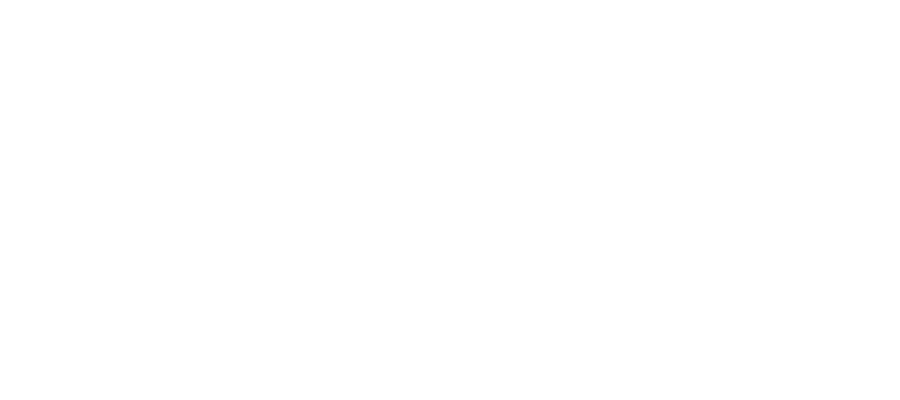
Frame 1 (no input)
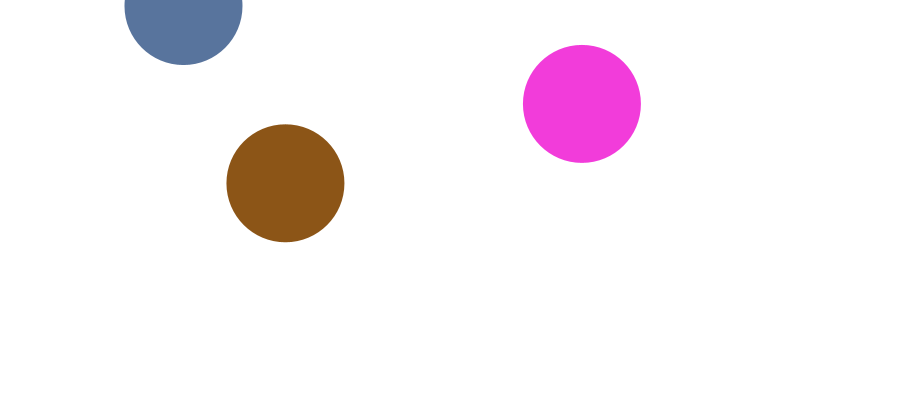
Frame 60 (the mouse pressed at the canvas centre just before this capture)
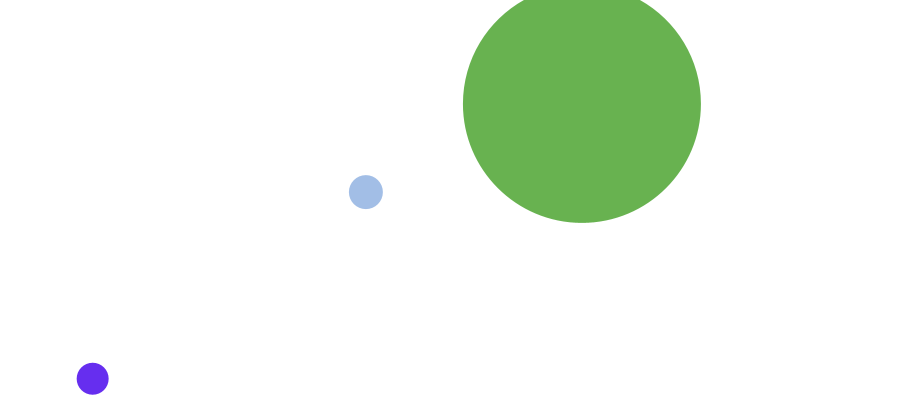
Frame 120 (the mouse held since frame 60 and released just before this capture)

The Processing sketch that drew these frames (run headless with seeded random() and noise(); from frame 60 on, the mouse is pressed at the canvas centre):

// Processing sketch: processing_118587
// ── processing_118587.pde

Ball ball1;
Ball ball2;
Ball ball3;

void setup()
{
  size(900, 400);
  smooth();
  ball1 = new Ball(random(width), random(height), 0, color(random(255), random(255), random(255)));
  ball2 = new Ball(random(width), random(height), 0, color(random(255), random(255), random(255)));
  ball3 = new Ball(random(width), random(height), 0, color(random(255), random(255), random(255)));
}


void draw()
{
  background(255);
  ball1.display();
  ball2.display();
  ball3.display();
  ball1.grow();
  ball2.grow();
  ball3.grow();
}
class Ball
{
  float x;
  float y;
  float r = 0;
  color c;
  
  // constructor
  Ball(float ballx, float bally, float radius, color ballcolor)
  {
    x = ballx;
    y = bally;
    r = radius;
    c = ballcolor;
  }
  
  void reset()
  {
    r = 0;
    x = random(width);
    y = random(height);
    ball1.c += color(random(255));
    ball2.c += color(random(255));
    ball3.c += color(random(255));
  }
  
  boolean intersect(Ball b)
  {
    // distance
    float distance = dist(x, y, b.x, b.y);
    
    if (distance < r + b.r) // compare distance to the sum of the radii
    {
      return true;
    }
    else 
    {
      return false;
    }
  }
  
  void grow()
  {
    r++; // increments the size of the radius
    
    if (ball1.intersect(ball2)) 
    {
      ball1.reset();
      ball2.reset();
    }
    if (ball2.intersect(ball3))
    {
      ball2.reset();
      ball3.reset();
    }
    if (ball1.intersect(ball3))
    {
      ball1.reset();
      ball3.reset();
    }
  }
  
  void display()
  {
    fill(c);
    noStroke();
    ellipse(x, y, r * 2, r * 2);
  }
}
